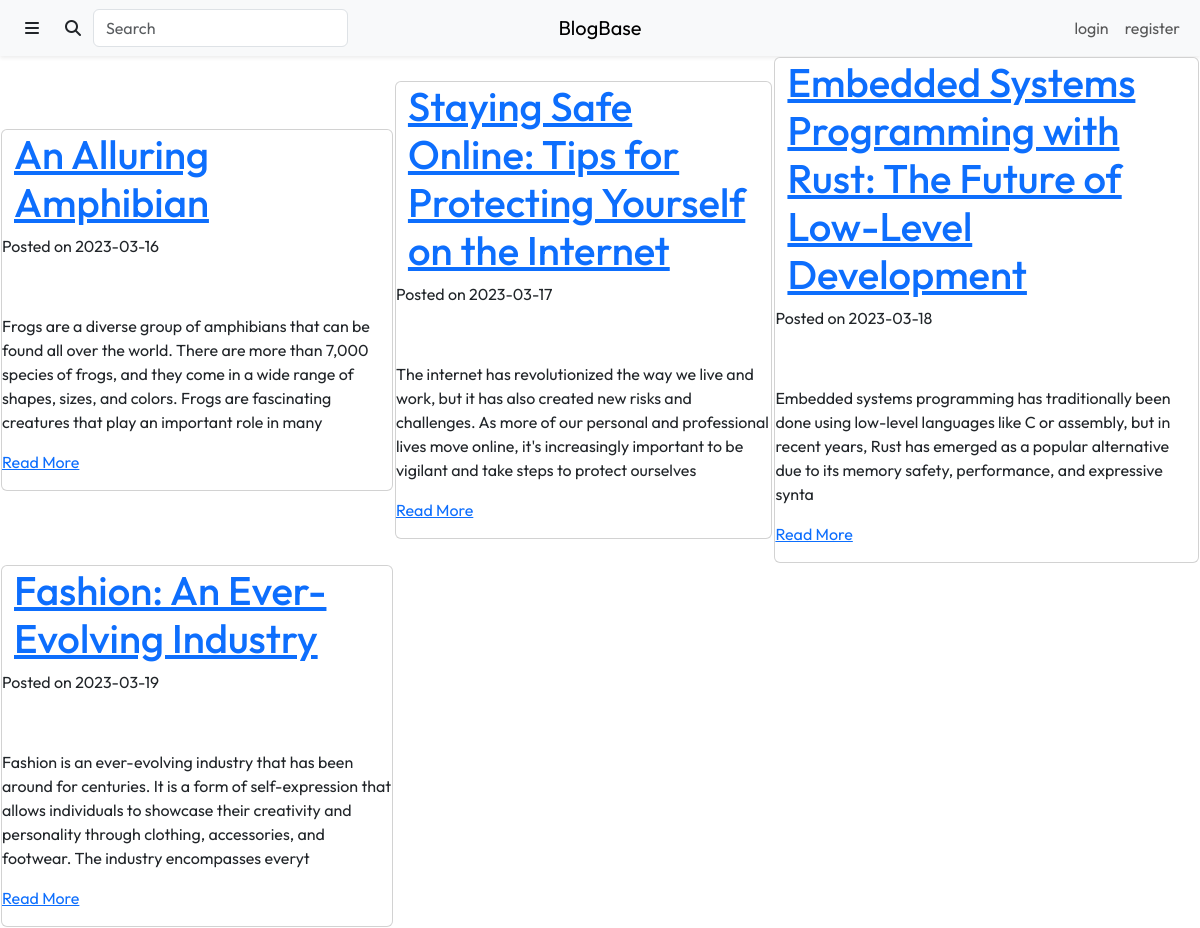
The app's page /content/hot.php, older data.
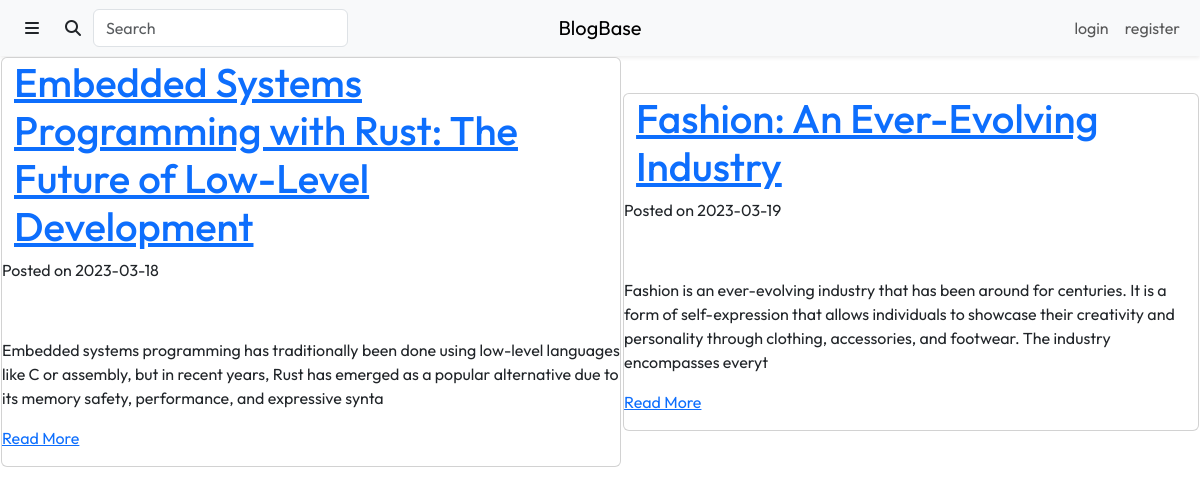
The same page, newer data.
### tables this page shows
CREATE TABLE `Articles` (
  `article_id` int(11) NOT NULL,
  `author_id` int(11) NOT NULL,
  `title` varchar(225) NOT NULL,
  `description` tinytext DEFAULT NULL,
  `lead_image` varchar(255) DEFAULT NULL,
  `content` longblob DEFAULT NULL,
  `submitted` tinyint(1) NOT NULL DEFAULT 0,
  `submit_date` date NOT NULL DEFAULT current_timestamp(),
  `approved` tinyint(1) NOT NULL DEFAULT 0,
  `click_number` int(11) NOT NULL DEFAULT 0
);

### content/hot.php (the view, shortened to what this page needs)
<?php include "../include/connect.inc.php"; ?>
<!DOCTYPE html>
<html lang="en">
    <head>
        <link rel="stylesheet" href="https://cdn.jsdelivr.net/npm/bootstrap@5.3.0-alpha1/dist/css/bootstrap.min.css">
        <link rel="stylesheet" href="https://cdnjs.cloudflare.com/ajax/libs/font-awesome/6.2.1/css/all.min.css">
        <link rel="stylesheet" href="./css/styles.css">
    </head>
    <body>
        <div class="header">
            <?php include "./views/header.php" ?>
        </div>
        <?php
        try {
            $stmt = $con->query("SELECT article_id, title, description, submit_date
                                 FROM `Articles`
                                 WHERE approved = 1 AND submit_date >= '2022/08/26'
                                 ORDER BY click_number DESC");
            ?>
            <table class="main-space">
                <?php
                $stmt->fetch_assoc();
                foreach ($stmt as $row) {
                    echo "<center><td>";
                    echo '<div class="card">';
                    echo '<div class="container">';
                    echo '<h1><a href="post1.php?id=' . $row['article_id'] . '">' . $row['title'] . '</a></h1>';
                    echo '</div>';
                    echo '<p>Posted on ' . $row['submit_date'] . '</p><br>';
                    echo '<p>' . $row['description'] . '</p>';
                    echo '<p><a href="post1.php?id=' . $row['article_id'] . '">Read More</a></p>';
                    echo '</div>';
                    echo "</td></center>";
                }
        } catch (PDOException $e) {
            echo $e->getMessage();
        }
        echo "</table>";
        ?>
    </body>
</html>

Row changes from the older to the newer data that the page shows:
no longer on this page (row edited): articles: title "An Alluring Amphibian", submit_date "2023-03-16", description "Frogs are a diverse group of amphibians that can be found all over the world. There are more than 7,000 species of frogs, and they come in a wide range of shapes, sizes, and colors. Frogs are fascinating creatures that play an important role in many"
no longer on this page (row edited): articles: title "Staying Safe Online: Tips for Protecting Yourself on the Internet", submit_date "2023-03-17", description "The internet has revolutionized the way we live and work, but it has also created new risks and challenges. As more of our personal and professional lives move online, it's increasingly important to be vigilant and take steps to protect ourselves"
